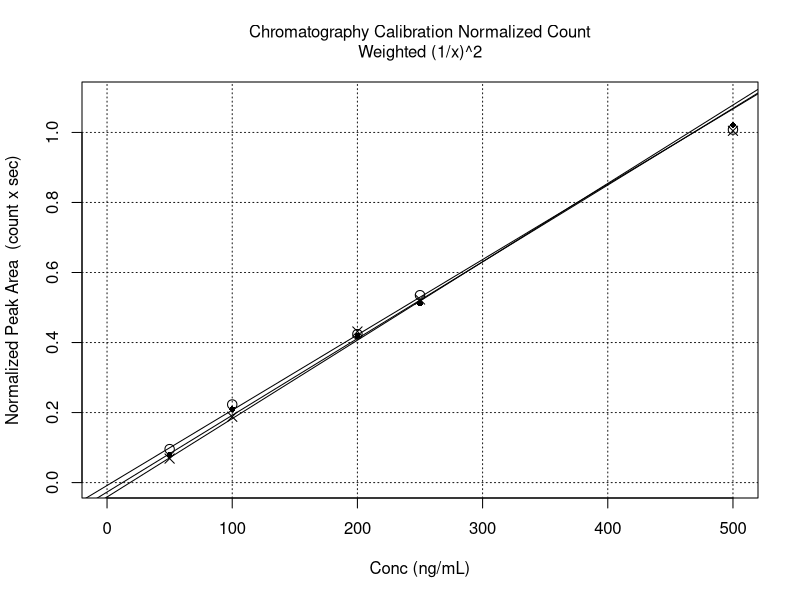

The R source for this figure:
# Chromatogram Calibration Peak Counts Normalized.R
#   User functions called: none
# Author: Fred Lytle
# Last edit: 10/06/2022
rm(list=ls())

# user supplied input
# the choice 'var' was not provided due to the complex propagation of variance
weight <- '1/x^2' # choices: 'none','1/x^2'

# data obtained from "Chromatogram Peak Counts.R"
# summarized in "Chromatogram Peak Counts.docx"
#   and "Chromatogram Peak Counts d5.docx"
# Note: the avg-values are the average of four replicate normalized areas
conc <- c(50,100,200,250,500)
cnt96 <- array(0,dim=c(5,4))
cnt96[1,] <- c(802.1061,880.2702,807.1422,861.8732)
cnt96[2,] <- c(2059.597,1793.188,1934.66,1980.068)
cnt96[3,] <- c(3705.862,3520.73,3824.649,4078.019)
cnt96[4,] <- c(4192.96,4499.978,4595.029,4775.704)
cnt96[5,] <- c(8869.768,8456.41,8751.112,9097.287)
cnt21 <- array(0,dim=c(5,4))
cnt21[1,] <- c(632.6068,523.3541,580.2705,667.9665)
cnt21[2,] <- c(1648.741,1399.434,1573.039,1577.094)
cnt21[3,] <- c(2979.642,3291.317,3239.325,3358.009)
cnt21[4,] <- c(3752.669,3526.201,3648.55,3632.406)
cnt21[5,] <- c(7701.941,7725.326,7565.638,7734.54)
cnt06 <- array(0,dim=c(5,4))
cnt06[1,] <- c(324.0281,351.9216,346.8206,332.0111)
cnt06[2,] <- c(991.1216,817.151,987.5972,922.857)
cnt06[3,] <- c(2074.396,2069.261,2052.628,2341.424)
cnt06[4,] <- c(2486.853,2505.512,2395.247,2384.577)
cnt06[5,] <- c(5194.438,4861.525,4899.596,4745.094)
d5cnt96 <- array(0,dim=c(5,4))
d5cnt96[1,] <- c(8412.644,8639.077,8530.186,9540.867)
d5cnt96[2,] <- c(9326.953,8509.341,8086.469,8948.429)
d5cnt96[3,] <- c(8626.853,8165.597,8689.859,10322.86)
d5cnt96[4,] <- c(8248.285,8271.512,8424.308,8801.123)
d5cnt96[5,] <- c(8954.271,8842.006,8276.311,8846.869)
d5cnt21 <- array(0,dim=c(5,4))
d5cnt21[1,] <- c(7460,7529.767,7710.115,7883.104)
d5cnt21[2,] <- c(7793.18,7048.519,6900.243,7795.245)
d5cnt21[3,] <- c(7240.511,7688.326,7366.645,8469.682)
d5cnt21[4,] <- c(6893.398,7171.89,7126.614,7328.246)
d5cnt21[5,] <- c(7694.639,7890.405,7100.502,7435.746)
d5cnt06 <- array(0,dim=c(5,4))
d5cnt06[1,] <- c(4649.206,4878.051,5019.299,5240.877)
d5cnt06[2,] <- c(4965.298,5046.463,4679.946,5142.262)
d5cnt06[3,] <- c(4696.649,4941.522,5045.329,5106.464)
d5cnt06[4,] <- c(4671.43,4706.221,4668.92,4640.447)
d5cnt06[5,] <- c(4937.742,4975.948,4661.125,5057.512)
norm96 <- cnt96/d5cnt96
norm21 <- cnt21/d5cnt21
norm06 <- cnt06/d5cnt06
avg96 <- rowMeans(norm96)
avg21 <- rowMeans(norm21)
avg06 <- rowMeans(norm06)

# calculate the least-squares weights
if(weight == 'none'){
  weights96 <- weights21 <- weights06 <- rep(1,length(conc))
}else{
  weights96 <- weights21 <- weights06 <- 1/conc^2
}

# generate the main graph
title <- 'Chromatography Calibration Normalized Count'
if(weight=='1/x^2'){title <- paste0(title,'\nWeighted (1/x)^2')
}else{
  title <- paste0(title,'\nUnweighted')
}
plot(conc,avg96,xlim=c(0,500),ylim=c(0,1.1),
     main=title,font.main=1,cex.main=1,
     xlab='Conc (ng/mL)',ylab='Normalized Peak Area  (count x sec)',cex=1.25)
grid(col='gray10')
points(conc,avg21,pch=16,cex=0.75)
points(conc,avg06,pch=4,cex=1.25)

# perform the least-squares fits, errors, and covariance
fit96 <- lm(avg96 ~ conc,weights=weights96)
coef96 <- summary(fit96)$coef[,1]
error96 <- summary(fit96)$coef[,2]
cov96 <- summary(fit96)$cov[1,2]*summary(fit96)$sigma^2
fit21 <- lm(avg21 ~ conc,weights=weights21)
coef21 <- summary(fit21)$coef[,1]
error21 <- summary(fit21)$coef[,2]
cov21 <- summary(fit21)$cov[1,2]*summary(fit21)$sigma^2
fit06 <- lm(avg06 ~ conc,weights=weights06)
coef06 <- summary(fit06)$coef[,1]
error06 <- summary(fit06)$coef[,2]
cov06 <- summary(fit06)$cov[1,2]*summary(fit06)$sigma^2

# add regression lines to the main graph
abline(fit96)
abline(fit21)
abline(fit06)

# print the results
{
  cat(title,
      '\nDwell Time:\t\t  Value       Error         Covar',
      '\n\t96 Intercept:\t',coef96[1],'; ',error96[1],'; ',cov96,
      '\n\t96 Slope:\t',coef96[2],'; ',error96[2],
      '\n\t21 Intercept:\t',coef21[1],'; ',error21[1],'; ',cov21,
      '\n\t21 Slope:\t',coef21[2],'; ',error21[2],
      '\n\t06 Intercept:\t',coef06[1],'; ',error06[1],'; ',cov06,
      '\n\t06 Slope:\t',coef06[2],';  ',error06[2],'\n',sep='')
  
  cat('\nCount Slope Ratios:\t',
      c(coef96[2],coef21[2],coef06[2])/coef96[2])
}
